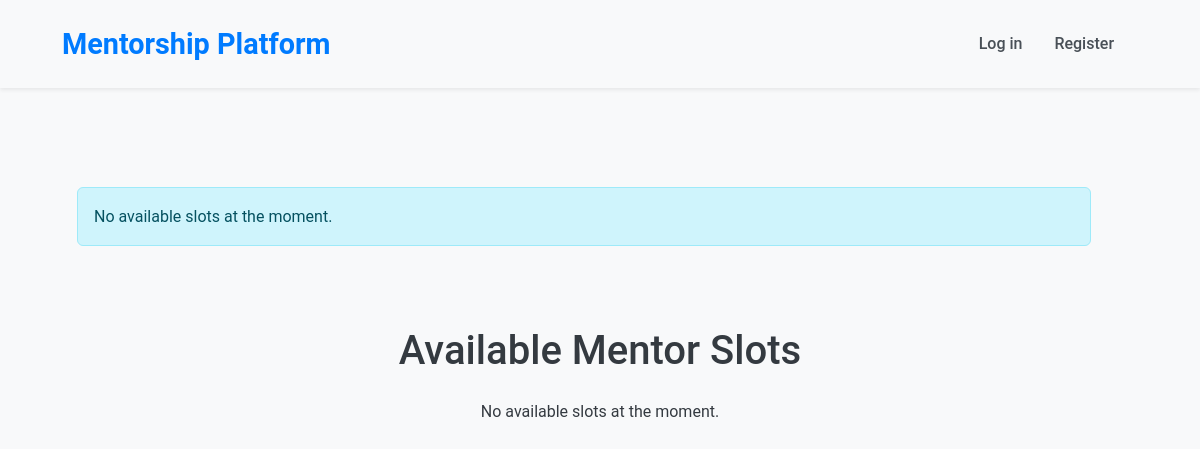
/schedule/, run on an earlier commit of the app's database.
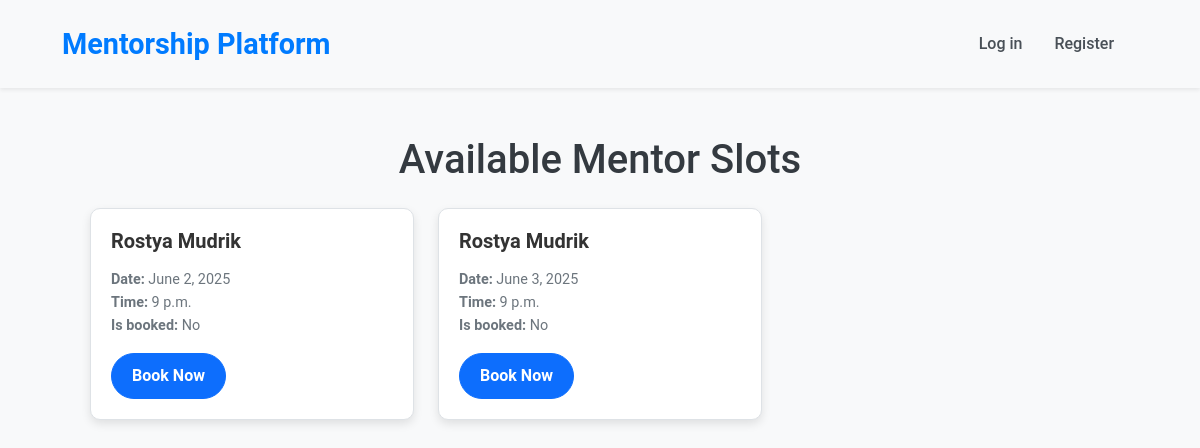
And on a later commit of the database.
### schedule/models.py (models this page shows, shortened)
class Slot(models.Model):
    mentor = models.ForeignKey(
        User,
        on_delete=models.CASCADE,
        limit_choices_to={'is_mentor': True},
        related_name='mentor_slots'
    )
    user = models.ForeignKey(User, on_delete=models.SET_NULL, null=True, blank=True, related_name='user_bookings')
    date = models.DateField()
    time = models.TimeField()
    is_booked = models.BooleanField(default=False)
    class Meta:
        unique_together = ('mentor', 'date', 'time')

### accounts/models.py (models this page shows, shortened)
class User(AbstractBaseUser, PermissionsMixin):
    username = models.CharField(
        max_length=30,
        unique=True,
        verbose_name="Username"
    )
    first_name = models.CharField(
        max_length=64,
        verbose_name="First Name"
    )
    last_name = models.CharField(
        max_length=64,
        verbose_name="Last Name"
    )
    email = models.EmailField(
        unique=True,
        verbose_name="Email Address"
    )
    is_email_verified = models.BooleanField(default=False)
    phone_number = models.CharField(
        unique=True,
        blank=True,
        null=True,
        verbose_name="Phone Number"
    )
    is_mentor = models.BooleanField(
        default=False,
        verbose_name="Is Mentor"
    )
    is_staff = models.BooleanField(
        default=False,
        verbose_name="Is Staff"
    )
    is_active = models.BooleanField(default=True)
    USERNAME_FIELD = 'username'
    REQUIRED_FIELDS = ['email']
    objects = CustomUserManager()
    def get_full_name(self):
        return f"{self.first_name} {self.last_name}"

### schedule/views.py (the view)
# urls.py: path('', views.SlotListView.as_view(), name='slots-list'),
class SlotListView(View):
    def get(self, request, *args, **kwargs):
        slots = Slot.objects.filter(is_booked=False)
        if not slots:
            messages.info(request, "No available slots at the moment.", extra_tags='info')
        return render(request, 'schedule/slots-list.html', {'slots': slots})

### schedule/templates/schedule/slots-list.html
{% extends 'base.html' %}
{% load static %}
{% block content %}
<div class="container mt-5">
    <h1 class="text-center mb-4">Available Mentor Slots</h1>
    {% if slots %}
        <div class="row">
            {% for slot in slots %}
                <div class="col-md-4 mb-4">
                    <div class="card">
                        <div class="card-body">
                            <h5 class="card-title">{{ slot.mentor.get_full_name }}</h5>
                            <p class="card-text">
                                <strong>Date:</strong> {{ slot.date }}<br>
                                <strong>Time:</strong> {{ slot.time }}<br>
                                <strong>Is booked:</strong> {% if slot.is_booked %}Yes{% else %}No{% endif %}
                            </p>
                            {% if not slot.is_booked %}
                                <a href="{% url 'book-slot' slot.id %}" class="btn btn-primary">Book Now</a>
                            {% else %}
                                <button class="btn btn-secondary" disabled>Unavailable</button>
                            {% endif %}
                        </div>
                    </div>
                </div>
            {% endfor %}
        </div>
    {% else %}
        <p class="text-center">No available slots at the moment.</p>
    {% endif %}
</div>
{% endblock %}

What changed in the data, as far as the page shows it:
added Slot: mentor.get_full_name "Rostya Mudrik", date "June 2, 2025", time "9 p.m.", is_booked "No"
added Slot: mentor.get_full_name "Rostya Mudrik", date "June 3, 2025", time "9 p.m.", is_booked "No"
Also different on the page:
list line gone: "No available slots at the moment."
text no longer shown: "No available slots at the moment."
